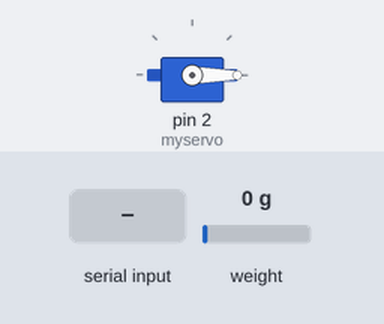
The sketch below on a simulated Arduino Uno, built with avr-gcc and run on an emulated ATmega328P. Parts: servo. Inputs (shaded band) come from the test bench; at power-on: weight on the scale 0 g. What the sketch prints to the serial monitor is not drawn.

Above: at 2.2 s.
2.3 s: "s" received over Serial
At 3.08 s:
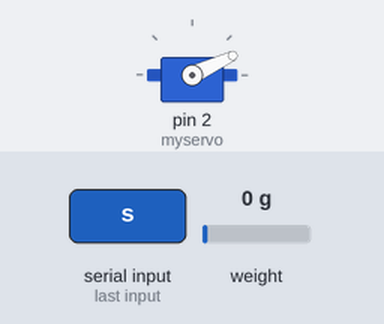
At 3.68 s:
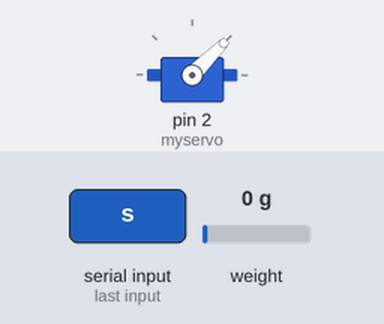
Timing chart, 0 to 11.0 s (numbered marks = the images above; inputs shaded):
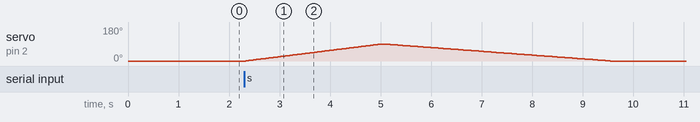

The sketch:

Alimentador_de_pet.ino
```cpp
#include <Servo.h>  //incluir a biblioteca de servo
#include "HX711.h"
#define DT A1
#define SCK A0
HX711 bau;             // instancia Balança HX711
float calibration_factor = 34730;     // fator de calibração aferido na Calibração
Servo myservo;  //Inclusao do servo

char n;  //Entradas seriais
int pos = 0;  //Posição zero para o servop

void setup()
{
  Serial.begin(9600);  //Ativando a porta serial
  myservo.attach(2);  //Pino do servo+arduino
  myservo.write(0);  //Servo setado com valor zero
  bau.begin(DT, SCK);      // inicializa a balança
  bau.set_scale(calibration_factor);             // ajusta fator de calibração
  bau.tare();                                    // zera a Balança

  Serial.println("Digite: s para ativar");  //criação de um cabeçalho no serial
}

void loop(){
  if(Serial.available()>0){  //Teste se porta serial esta recebendo dados
    n = Serial.read();  //leitura de dados
    //Serial.print("Valor lido: ");
    //Serial.println(n);  //Printa o valor teclado

    if(n == 's' ||'S'){  //girar 90
      for(pos = 0; pos <= 90; pos++) {
        myservo.write(pos);
        //Serial.println(pos);
        delay(30);
    }
     for(pos = 90; pos>=0; pos--) {
       myservo.write(pos);
       //Serial.println(pos);
       delay(50);
    }
    }
    delay (500);
  Serial.print("Peso: ");
  Serial.print(bau.get_units(), 3);         // imprime peso na balança com duas casas decimais
  Serial.println(" kg");                             // imprime no monitor serial
  delay(100) ;
  if (Serial.available())                            // se a serial estiver disponivel
  {
    char temp = Serial.read();                       // le carcter da serial
    if (temp == 't' || temp == 'T')                  // se pressionar t ou T
    {
      bau.tare();                                // zera a balança
      Serial.println(" Balança zerada");             // imprime no monitor serial
    }
  }
    Serial.println("Digite: s para ativar novamente");  //criação de um cabeçalho no serial
  }
}
```

Measured:
- after the input at 2.3 s, servo on pin 2 (myservo): rises from 0° to 90° in 2.7 s, then falls to 0° in 4.5 s
